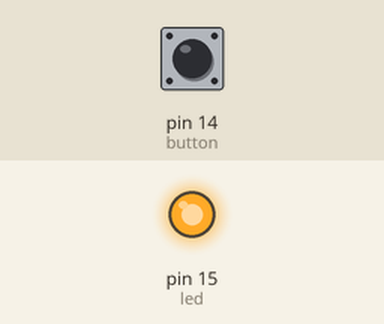
Simulated run of this program. Board: MicroPython board. Shown: output pins drawn as LEDs (lit = HIGH). Inputs (shaded band) come from the test bench; at power-on: pin 14 (button) LOW. Random numbers come from a fixed seed.

Above: at 0.1 s.
At 5.7 s:
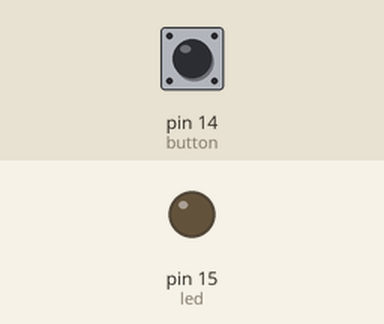
Timing chart, 0 to 7.2 s (numbered marks = the images above):
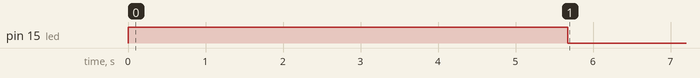

Measured:
- by itself, pin 15 (led): LOW → HIGH at 0.00 s, → LOW 5.7 s later

The program:

reaction_game_1_player.py
```python
import machine
import utime
import urandom

led = machine.Pin(15, machine.Pin.OUT)
button = machine.Pin(14, machine.Pin.IN, machine.Pin.PULL_DOWN)

def button_handler(pin):
    button.irq(handler=None)
    timer_reaction = utime.ticks_diff(utime.ticks_ms(), timer_start)
    print ('Your reaction time was: '+str(timer_reaction)+" millisesconds good!!)")

led.value(1)
utime.sleep(urandom.uniform(5,10))
led.value(0)
timer_start = utime.ticks_ms()
button.irq(trigger=machine.Pin.IRQ_RISING, handler=button_handler)

    
```
